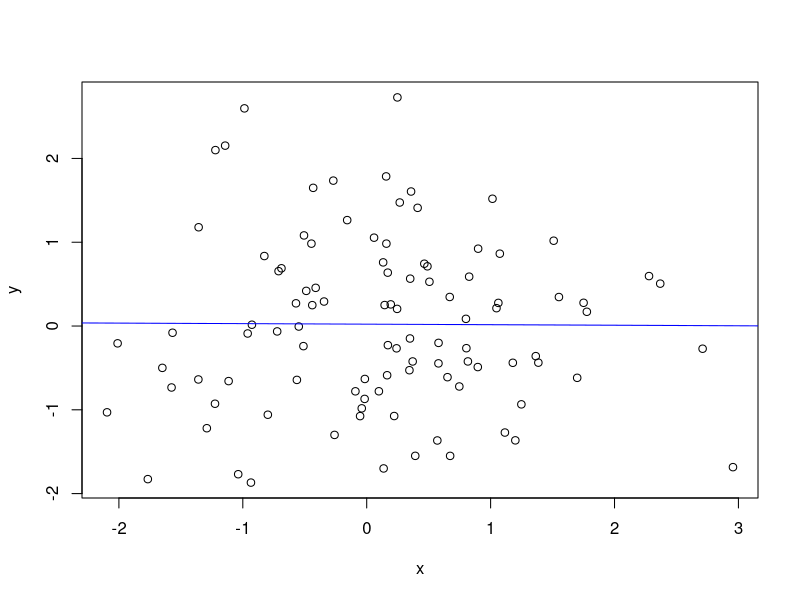
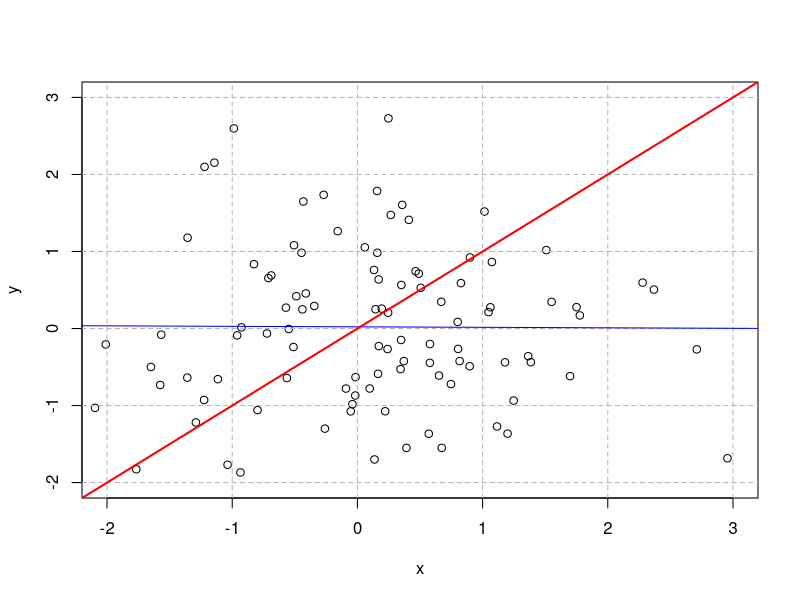
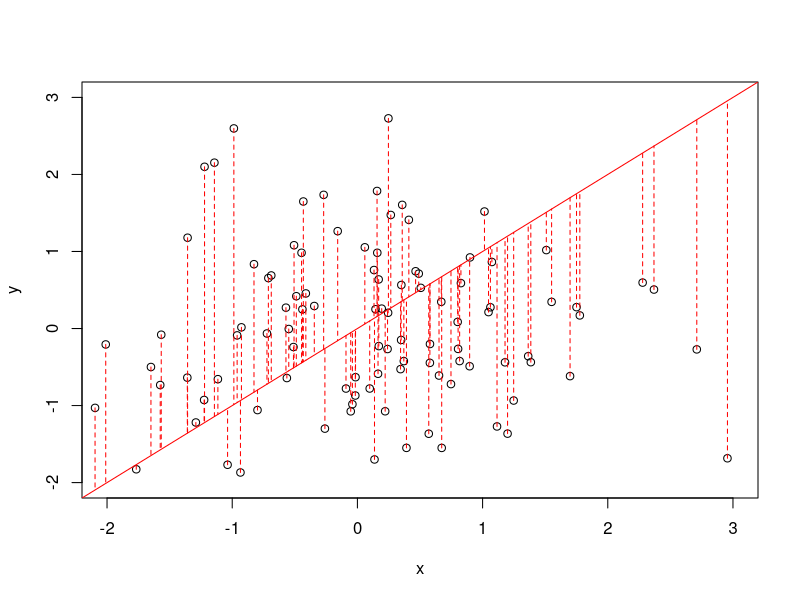

Generate these figures, in order, with R:
## ---- chunk 1
set.seed(2018)
y <- rnorm(n = 100, mean = 0, sd = 1)
x <- rnorm(n = 100, mean = 0, sd = 1)
plot(y ~ x)
# Add least squares regression line
abline(lm(y ~ x), col = "blue")
## ---- chunk 2
plot(x, y, xlim = c(-2, 3), ylim = c(-2, 3))
# add grid
abline(h = seq(-2, 3, 1),
       v = seq(-2, 3, 1),
       lty = "dashed",
       col = "gray70")
abline(lm(y ~ x), col = "blue") # least squares regression line
abline(0, 1, col = "red", lwd = 2) # 1:1 line
## ---- chunk 3
plot(x, y, xlim = c(-2, 3), ylim = c(-2, 3))
abline(0, 1, col = "red") # 1:1 line
segments(x0 = x, 
         y0 = y,
         x1 = x,
         y1 = x, # y1 = y - e = y - y + x = x
         col = "red",
         lty = "dashed")
## ---- chunk 4
SS_res <- sum((y - x) ^ 2)
SS_tot <- sum((y - mean(y)) ^ 2)
1 - SS_res / SS_tot
## ---- chunk 5
r2_1to1 <- function(xx, yy) {
  SS_res <- sum((yy - xx) ^ 2)
  SS_tot <- sum((yy - mean(yy)) ^ 2)
  r2 <- 1 - SS_res / SS_tot
  return(r2)
}
r2_1to1(x, y)
r2_1to1(y, x)
## ---- chunk 6
# R squared doesn't change in case of least square line when switching x with y
summary(lm(y ~ x))$r.squared
summary(lm(x ~ y))$r.squared
all.equal(summary(lm(y ~ x))$r.squared, 
          summary(lm(x ~ y))$r.squared)
## ---- chunk 7
lm_1to1 <- lm(y ~ 0 + offset(1*x)) 
# 1* - indicates that the slope is constrained to 1; can simply be offset(x)
# 0  - indicates that there is no intercept (-1 has the same effect)
# Note, if you need a certain value for the intercept, check https://stackoverflow.com/a/7333292/5193830
summary(lm_1to1) # is ok to see "No Coefficients" since they are constrained to 0 and 1
summary(lm_1to1)$r.squared # this is not valid!

# Another function to compute R squared
r2 <- function(yy, model) {
  SS_res <- sum(model$residuals ^ 2) # residuals are taken from the model
  SS_tot <- sum((yy - mean(yy)) ^ 2)
  r2 <- 1 - SS_res / SS_tot
  return(r2)
}

# This tests that function r2() is working properly
all.equal(summary(lm(y ~ x))$r.squared,
          r2(y, lm(y ~ x)))

# This is R squared for the 1:1 fit. 
# Result identical with what we did previously using r2_1to1() function.
r2(y, lm_1to1)

all.equal(r2(y, lm_1to1),
          r2_1to1(x, y))
